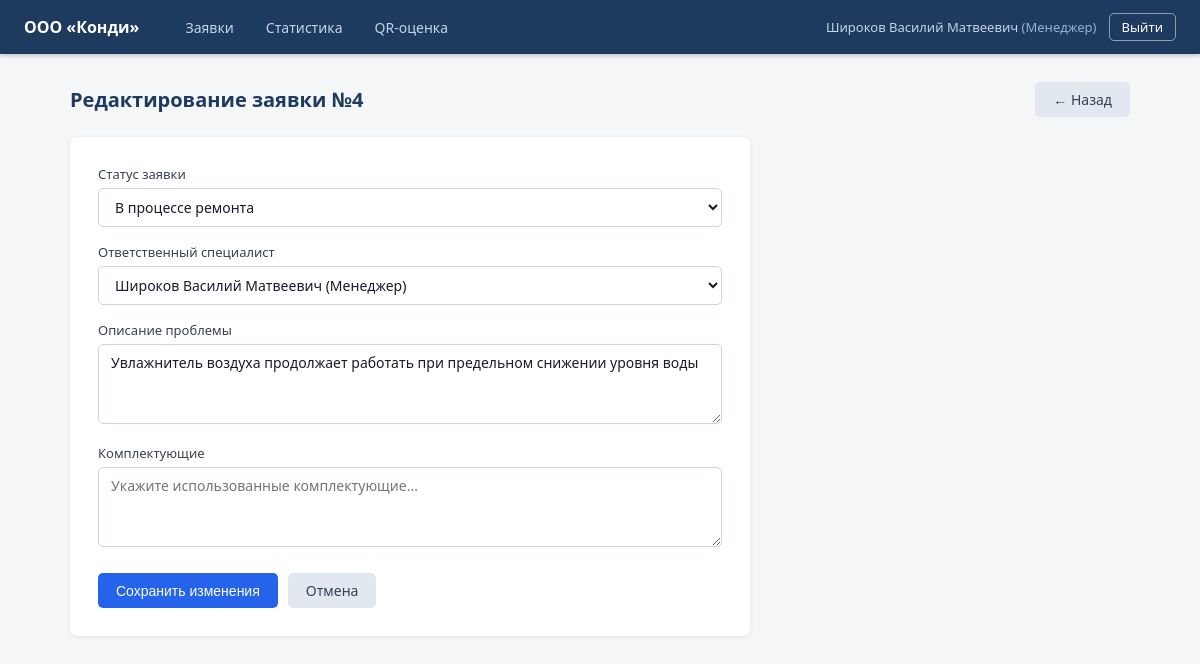
Page /requests/4/edit (signed in) on the committed database.
### tables this page shows
CREATE TABLE users (
            user_id   INTEGER PRIMARY KEY AUTOINCREMENT,
            fio       TEXT NOT NULL,
            phone     TEXT NOT NULL,
            login     TEXT UNIQUE NOT NULL,
            password  TEXT NOT NULL,
            role      TEXT NOT NULL CHECK(role IN (
                'Администратор', 'Менеджер', 'Оператор', 'Специалист', 'Заказчик'
            ))
        );

CREATE TABLE requests (
            request_id          INTEGER PRIMARY KEY AUTOINCREMENT,
            start_date          TEXT NOT NULL,
            climate_tech_type   TEXT NOT NULL,
            climate_tech_model  TEXT NOT NULL,
            problem_description TEXT NOT NULL,
            request_status      TEXT NOT NULL DEFAULT 'Новая заявка' CHECK(request_status IN (
                'Новая заявка', 'В процессе ремонта',
                'Ожидание комплектующих', 'Готова к выдаче', 'Завершена'
            )),
            completion_date TEXT,
            repair_parts    TEXT,
            master_id       INTEGER REFERENCES users(user_id),
            client_id       INTEGER NOT NULL REFERENCES users(user_id)
        );

### app.py (the view, shortened to what this page needs)
@app.route('/requests/<int:request_id>/edit', methods=['GET', 'POST'])
@login_required
@role_required('Оператор', 'Администратор', 'Менеджер')
def request_edit(request_id):
    conn = get_db()
    req = conn.execute('SELECT * FROM requests WHERE request_id = ?', (request_id,)).fetchone()
    if not req:
        conn.close()
        flash('Заявка с указанным номером не найдена.', 'error')
        return redirect(url_for('dashboard'))
    specialists = conn.execute(
        "SELECT * FROM users WHERE role IN ('Специалист', 'Менеджер')"
    ).fetchall()
    statuses = [
        'Новая заявка', 'В процессе ремонта',
        'Ожидание комплектующих', 'Готова к выдаче', 'Завершена'
    ]
    conn.close()
    return render_template(
        'request_edit.html', req=req,
        specialists=specialists, statuses=statuses
    )

### app.py (called while the page is built)
def get_db():
    conn = sqlite3.connect(DB_PATH)
    conn.row_factory = sqlite3.Row
    return conn

def login_required(f):
    @wraps(f)
    def wrapper(*args, **kwargs):
        if 'user_id' not in session:
            return redirect(url_for('login'))
        return f(*args, **kwargs)
    return wrapper

def role_required(*roles):
    def decorator(f):
        @wraps(f)
        def wrapper(*args, **kwargs):
            if session.get('role') not in roles:
                flash('У вас недостаточно прав для выполнения этого действия.', 'error')
                return redirect(url_for('dashboard'))
            return f(*args, **kwargs)
        return wrapper
    return decorator

### templates/request_edit.html (shortened to what this page needs)
{% extends 'base.html' %}
{% block content %}
<div class="page-header">
    <h1 class="page-title">Редактирование заявки №{{ req.request_id }}</h1>
    <a href="{{ url_for('request_detail', request_id=req.request_id) }}" class="btn btn-secondary">← Назад</a>
</div>
<div class="form-card">
    <form method="POST">
        <div class="form-group">
            <label for="request_status">Статус заявки</label>
            <select id="request_status" name="request_status" required>
                {% for s in statuses %}
                <option value="{{ s }}" {% if s == req.request_status %}selected{% endif %}>{{ s }}</option>
                {% endfor %}
            </select>
        </div>
        <div class="form-group">
            <label for="master_id">Ответственный специалист</label>
            <select id="master_id" name="master_id">
                {% for s in specialists %}
                <option value="{{ s.user_id }}" {% if req.master_id == s.user_id %}selected{% endif %}>
                    {{ s.fio }} ({{ s.role }})
                </option>
                {% endfor %}
            </select>
        </div>
        <div class="form-group">
            <label for="problem_description">Описание проблемы</label>
            <textarea id="problem_description" name="problem_description" required>{{ req.problem_description }}</textarea>
        </div>
        <div class="form-group">
            <label for="repair_parts">Комплектующие</label>
            <textarea id="repair_parts" name="repair_parts"
                      placeholder="Укажите использованные комплектующие...">{{ req.repair_parts or '' }}</textarea>
        </div>
        <div class="form-actions">
            <button type="submit" class="btn btn-primary">Сохранить изменения</button>
            <a href="{{ url_for('request_detail', request_id=req.request_id) }}" class="btn btn-secondary">Отмена</a>
        </div>
    </form>
</div>
{% endblock %}

### templates/base.html (shortened to what this page needs)
<!DOCTYPE html>
<html lang="ru">
<head>
    <link rel="stylesheet" href="{{ url_for('static', filename='css/style.css') }}">
</head>
<body>
{% if session.user_id %}
<header class="header">
    <div class="header-inner">
        <a href="{{ url_for('dashboard') }}" class="logo">ООО «Конди»</a>
        <nav class="nav">
            <a href="{{ url_for('dashboard') }}" class="nav-link {% if request.endpoint == 'dashboard' %}active{% endif %}">Заявки</a>
            {% if session.role in ('Администратор', 'Менеджер', 'Оператор') %}
            <a href="{{ url_for('statistics') }}" class="nav-link {% if request.endpoint == 'statistics' %}active{% endif %}">Статистика</a>
            {% endif %}
            <a href="{{ url_for('qr_page') }}" class="nav-link {% if request.endpoint == 'qr_page' %}active{% endif %}">QR-оценка</a>
        </nav>
        <div class="header-user">
            <span class="user-info">{{ session.fio }} <em>({{ session.role }})</em></span>
            <a href="{{ url_for('logout') }}" class="btn btn-sm btn-outline">Выйти</a>
        </div>
    </div>
</header>
{% endif %}
<main class="main">
    <div class="container">
        {% block content %}{% endblock %}
    </div>
</main>
</body>
</html>

### static/css/style.css (style rules this page uses)
*, *::before, *::after { box-sizing: border-box; margin: 0; padding: 0; }
body { font-family: 'Segoe UI', Tahoma, Geneva, Verdana, sans-serif; font-size: 14px; background: #f4f6f8; color: #1a1a2e; min-height: 100vh; }
a { color: #2563eb; text-decoration: none; }
.header { background: #1e3a5f; color: #fff; padding: 0 24px; height: 54px; display: flex; align-items: center; position: sticky; top: 0; z-index: 100; box-shadow: 0 2px 4px rgba(0,0,0,0.2); }
.header-inner { display: flex; align-items: center; gap: 32px; width: 100%; }
.logo { color: #fff; font-weight: 700; font-size: 16px; white-space: nowrap; text-decoration: none; }
.nav { display: flex; gap: 4px; flex: 1; }
.nav-link { color: #c5d5e8; padding: 6px 14px; border-radius: 4px; font-size: 14px; text-decoration: none; transition: background 0.15s, color 0.15s; }
.header-user { display: flex; align-items: center; gap: 12px; white-space: nowrap; }
.user-info { color: #c5d5e8; font-size: 13px; }
.user-info em { font-style: normal; color: #93b4d4; }
.main { padding: 28px 0; }
.container { max-width: 1100px; margin: 0 auto; padding: 0 20px; }
.page-header { display: flex; justify-content: space-between; align-items: center; margin-bottom: 20px; }
.page-title { font-size: 20px; font-weight: 600; color: #1e3a5f; }
.btn { display: inline-block; padding: 8px 18px; border-radius: 5px; font-size: 14px; font-weight: 500; cursor: pointer; border: none; text-decoration: none; transition: background 0.15s, opacity 0.15s; white-space: nowrap; }
.btn-primary { background: #2563eb; color: #fff; }
.btn-outline { background: transparent; color: #fff; border: 1px solid rgba(255,255,255,0.5); padding: 5px 14px; }
.btn-secondary { background: #e2e8f0; color: #334155; }
.btn-sm { padding: 4px 12px; font-size: 13px; }
.form-card { background: #fff; border-radius: 7px; box-shadow: 0 1px 4px rgba(0,0,0,0.08); padding: 28px; max-width: 680px; }
.form-group { margin-bottom: 16px; }
.form-group label { display: block; font-size: 13px; font-weight: 500; color: #374151; margin-bottom: 5px; }
.form-group input, .form-group select, .form-group textarea { width: 100%; padding: 8px 12px; border: 1px solid #cbd5e1; border-radius: 5px; font-size: 14px; color: #1a1a2e; background: #fff; transition: border-color 0.15s; font-family: inherit; }
.form-group textarea { resize: vertical; min-height: 80px; }
.form-actions { display: flex; gap: 10px; margin-top: 22px; }

### rows in the picture
users: fio "Широков Василий Матвеевич", role "Менеджер"
requests: request_id "4", request_status "В процессе ремонта", master_id "Широков Василий Матвеевич (Менеджер)", problem_description "Увлажнитель воздуха продолжает работать при предельном снижении уровня воды"
